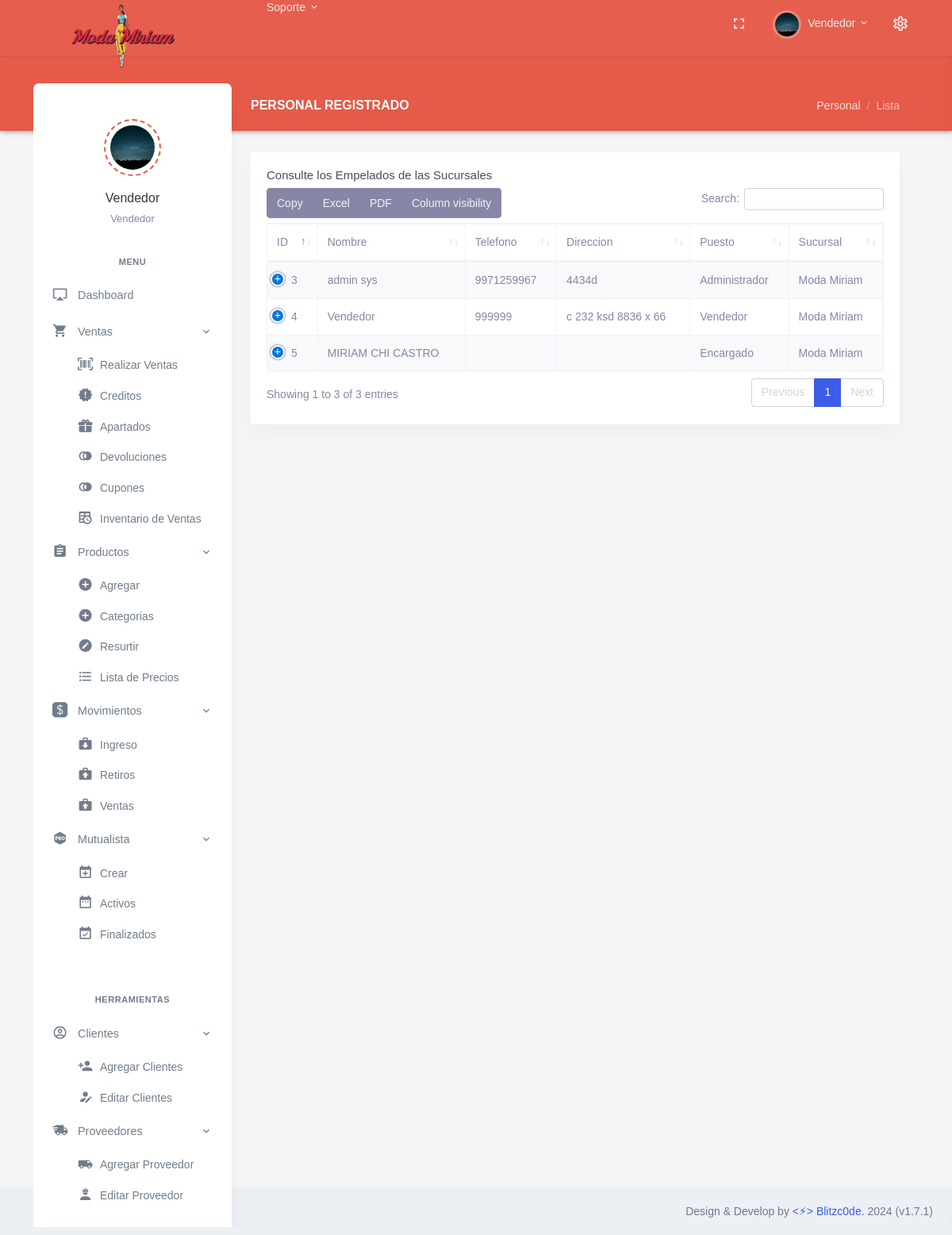
The page /Personal_List.php (signed in) on the database its author committed.
### tables this page shows
CREATE TABLE `Puestos` (
  `ID_Puesto` int NOT NULL,
  `Cargo` varchar(30) NOT NULL
);

CREATE TABLE `Personal` (
  `ID_Personal` int NOT NULL,
  `Nombre` varchar(30) DEFAULT NULL,
  `Apellido` varchar(30) DEFAULT NULL,
  `Bio` varchar(80) DEFAULT NULL,
  `Direccion` varchar(90) DEFAULT NULL,
  `Colonia` varchar(90) DEFAULT NULL,
  `CP` int DEFAULT NULL,
  `Correo` varchar(35) DEFAULT NULL,
  `Pass` varchar(10) NOT NULL,
  `Telefono` varchar(13) DEFAULT NULL,
  `Foto` varchar(254) DEFAULT NULL,
  `ID_Sucursal` int NOT NULL,
  `ID_Puesto` int NOT NULL,
  `Fecha_Registro` date DEFAULT NULL,
  `Baja` int DEFAULT NULL COMMENT '0=No, 1=Si',
  `visible` int NOT NULL DEFAULT '1'
);

CREATE TABLE `Sucursales` (
  `ID_Sucursal` int NOT NULL,
  `Nombre` varchar(80) NOT NULL,
  `RFC` varchar(40) DEFAULT NULL,
  `Municipio` varchar(90) DEFAULT NULL,
  `Estado` varchar(40) DEFAULT NULL,
  `Direccion` varchar(80) DEFAULT NULL,
  `Correo` varchar(50) DEFAULT NULL,
  `Colonia` varchar(65) DEFAULT NULL,
  `Cp` int DEFAULT NULL,
  `Latitud` varchar(40) DEFAULT NULL,
  `Longitud` varchar(40) DEFAULT NULL,
  `Telefono` varchar(13) DEFAULT NULL,
  `Logo` varchar(254) DEFAULT NULL,
  `Tipo` varchar(40) DEFAULT NULL,
  `Gerente` varchar(35) DEFAULT NULL,
  `Whats` varchar(13) DEFAULT NULL,
  `Clabe` varchar(50) DEFAULT NULL,
  `Banco` varchar(50) DEFAULT NULL,
  `Beneficiario` varchar(50) DEFAULT NULL,
  `visible` int DEFAULT NULL
);

### Personal_List.php (the view, shortened to what this page needs)
<?php
if ($_SESSION['loggedin'] != true){
    header('Location: index.php');
    echo $_SESSION['loggedin'];
}else{
    include_once "lib/Header.php" ;
}
include_once "lib/conexion.php";
$sentencia = $base_de_datos->query("SELECT * FROM Personal WHERE Baja = 0 AND visible = 1;");
$usuarios = $sentencia->fetchAll(PDO::FETCH_OBJ);
?>
<div class="row">
    <div class="col-12">
        <div class="page-title-box d-flex align-items-center justify-content-between">
            <h4 class="page-title mb-0 font-size-18">Personal Registrado</h4>
            <div class="page-title-right">
                <ol class="breadcrumb m-0">
                    <li class="breadcrumb-item"><a href="javascript: void(0);">Personal</a></li>
                    <li class="breadcrumb-item active">Lista</li>
                </ol>
            </div>
        </div>
    </div>
</div>
<div class="row">
    <div class="col-12">
        <div class="card">
            <div class="card-body">
                <h3 class="card-title">Consulte los Empelados de las Sucursales</h3>
                <table id="datatable-buttons" class="table table-striped table-bordered dt-responsive nowrap"
                    style="border-collapse: collapse; border-spacing: 0; width: 100%;">
                    <thead>
                        <tr>
                            <th>ID</th>
                            <th>Nombre</th>
                            <th>Telefono</th>
                            <th>Direccion</th>
                            <th>Puesto</th>
                            <th>Sucursal</th>
                        </tr>
                    </thead>
                    <tbody>
                        <?php foreach($usuarios as $usuario){ ?>
                        <tr>
                            <td><?php echo $usuario->ID_Personal ?></td>
                            <td><?php echo $usuario->Nombre .' '. $usuario->Apellido?></td>
                            <td><?php echo $usuario->Telefono ?></td>
                            <td><?php echo $usuario->Direccion .' '.$usuario->Colonia?></td>
                            <td><?php
                                    $sqlpu = "SELECT * FROM Puestos WHERE ID_Puesto =".$usuario->ID_Puesto;
                                    $querypue = $conexion -> query($sqlpu);
                                    $puesto = mysqli_fetch_array($querypue);
                                    echo $puesto['Cargo'];
                                ?></td>
                            <td><?php
                                    $sqlsu = "SELECT * FROM Sucursales WHERE ID_Sucursal = ".$usuario->ID_Sucursal;
                                    $querysu = $conexion -> query($sqlsu);
                                    $sucursal = mysqli_fetch_array($querysu);
                                        echo $sucursal['Nombre'];
                                ?></td>
                        </tr>
                        <?php } ?>
                    </tbody>
                </table>
            </div>
        </div>
    </div>
</div>
<?php include_once "lib/Footer.php" ?>

### lib/Header.php (shortened to what this page needs)
<?php
include_once "lib/cnx.php";
?>
<!doctype html>
<html lang="es">
<head>
    <link href="assets/libs/datatables.net-bs4/css/dataTables.bootstrap4.min.css" rel="stylesheet" type="text/css" />
    <link href="assets/libs/datatables.net-buttons-bs4/css/buttons.bootstrap4.min.css" rel="stylesheet" type="text/css" />
    <link href="assets/libs/datatables.net-responsive-bs4/css/responsive.bootstrap4.min.css" rel="stylesheet" type="text/css" />
    <link href="assets/css/bootstrap.min.css" id="bootstrap-style" rel="stylesheet" type="text/css" />
    <link href="assets/css/icons.min.css" rel="stylesheet" type="text/css" />
    <link href="assets/css/app.min.css" id="app-style" rel="stylesheet" type="text/css" />
    <link href="https://cdnjs.cloudflare.com/ajax/libs/select2/4.0.6-rc.0/css/select2.min.css" rel="stylesheet"/>
</head>
<body data-layout="detached" data-topbar="colored">
    <div class="container-fluid">
        <div id="layout-wrapper">
            <header id="page-topbar">
                <div class="navbar-header">
                    <div class="container-fluid">
                        <div class="float-right">
                            <div class="dropdown d-none d-lg-inline-block ml-1">
                                <button type="button" class="btn header-item noti-icon waves-effect"
                                    data-toggle="fullscreen">
                                    <i class="mdi mdi-fullscreen"></i>
                                </button>
                            </div>
                            <?php
                            $sql = "SELECT * FROM Personal WHERE ID_Personal = "."'".$_SESSION['ids']."'";
                            $query = $conexion -> query ($sql);
                            while($usuario = mysqli_fetch_array($query)){
                                $sql1 = "SELECT * FROM Puestos WHERE ID_Puesto = ".$usuario['ID_Puesto'];
                                $query1 = $conexion -> query ($sql1);
                                while($cargo = mysqli_fetch_array($query1)){
                                echo '
                            <div class="dropdown d-inline-block">
                            <br>
                                <button type="button" class="btn header-item waves-effect" id="page-header-user-dropdown" data-toggle="dropdown" aria-haspopup="true" aria-expanded="false">
                                    <img class="rounded-circle header-profile-user" src="'.$usuario['Foto'].'" alt="Header Avatar">
                                    <span class="d-none d-xl-inline-block ml-1">'.$usuario['Nombre'].'</span>
                                    <i class="mdi mdi-chevron-down d-none d-xl-inline-block"></i>
                                </button>';
                                ?>
                            <?php
                                echo '
                            </div>
                            <div class="dropdown d-inline-block">
                                <button type="button" class="btn header-item noti-icon right-bar-toggle waves-effect">
                                    <i class="mdi mdi-settings-outline"></i>
                                </button>
                            </div>
                        </div>
                        <div>
                            <div class="navbar-brand-box">
                            <br>
                                <a href="#" class="logo logo-light">
                                    <span class="logo-lg">
                                        <img src="assets/images/companies/mm1.png" alt="" height="100">
                                    </span>
                                </a>
                            </div>
                            <div class="dropdown dropdown-mega d-none d-lg-inline-block ml-2">
                                <button type="button" class="btn header-item waves-effect" data-toggle="dropdown" aria-haspopup="false" aria-expanded="false">
                                    Soporte
                                    <i class="mdi mdi-chevron-down"></i>
                                </button>
                            </div>
                        </div>
                    </div>
                </div>
            </header>
            <div class="vertical-menu">
            <br>
                <div class="h-100">
                    <div class="user-wid text-center py-4">
                                    <div class="user-img">
                                        <img src="'.$usuario['Foto'].'" alt="" class="avatar-md mx-auto rounded-circle">
                                    </div>
                                    <div class="mt-3">
                                        <a href="#" class="text-dark font-weight-medium font-size-16">'.$usuario['Nombre'].' '.$usuario['Apellido'].'</a>
                                        <p class="text-body mt-1 mb-0 font-size-13">'.$cargo['Nombre'].'</p>';
                                            $sql2 = "SELECT * FROM Puestos WHERE ID_Puesto = ".$usuario['ID_Puesto'];
                                            $query2 = $conexion -> query ($sql2);
                                            while($dept = mysqli_fetch_array($query2)){
                                                echo '
                                                <p class="text-body mt-1 mb-0 font-size-13">'.$dept['Cargo'].'</p>
                                                </div>
                                                </div>';
                                            }
                                        }
            }
            ?>
                            <div id="sidebar-menu">
                                <ul class="metismenu list-unstyled" id="side-menu">
                                    <?php include_once "lib/menu.php"; ?>
                                </ul>
                            </div>
                        </div>
                    </div>
                    <div class="main-content">
                        <div class="page-content">

### rows shown on the page
personal: Nombre "Vendedor", ID_Personal "4", Telefono "999999", Direccion "c 232 ksd 8836 x 66", ID_Puesto.Cargo "Vendedor", ID_Sucursal.Nombre "Moda Miriam"
puestos: personal.Foto (picture), Cargo "Vendedor"
personal: ID_Personal "3", Nombre "admin", Apellido "sys", Telefono "9971259967", Direccion "4434d", ID_Puesto.Cargo "Administrador", ID_Sucursal.Nombre "Moda Miriam"
personal: ID_Personal "5", Nombre "MIRIAM", Apellido "CHI CASTRO", ID_Puesto.Cargo "Encargado", ID_Sucursal.Nombre "Moda Miriam"
